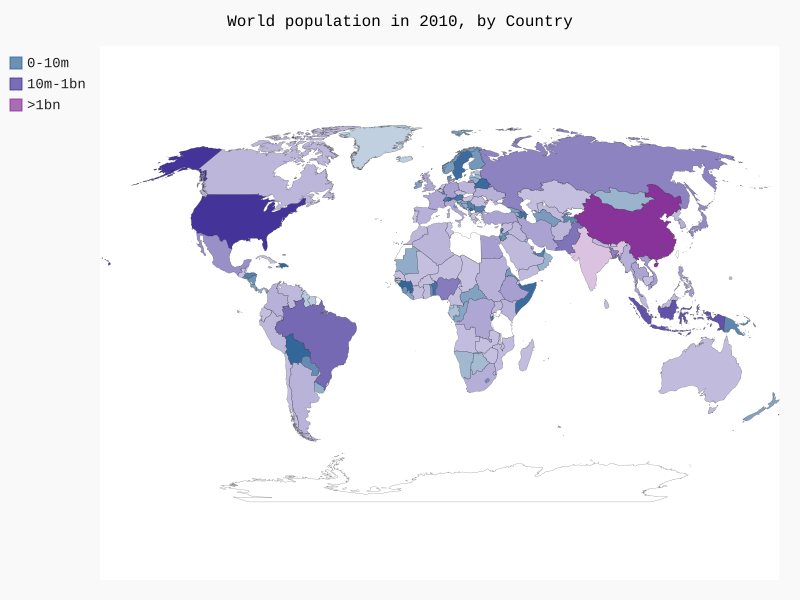

Reproduce this figure in Python.
import json

import pygal 

from country_codes import get_country_code
from pygal.style import RotateStyle

#Load the data into a list.
filename = 'population_data.json'
with open(filename) as f:
    pop_data = json.load(f)
    
#Build a dictionary of population data.
cc_populations = {}
for pop_dict in pop_data:
    if pop_dict['Year'] == '2010':
        country = pop_dict['Country Name']
        population = int(float(pop_dict['Value']))
        code = get_country_code(country)
        if code:
            cc_populations[code] = population
            
#Group the countries into 3 population levels.
cc_pops_1, cc_pops_2, cc_pops_3 = {}, {}, {}
for cc, pop in cc_populations.items():
    if pop < 10000000:
        cc_pops_1[cc] = pop
    elif pop < 1000000000:
        cc_pops_2[cc] = pop
    else:
        cc_pops_3[cc] = pop
        
# See how many countries are in each level.
print(len(cc_pops_1), len(cc_pops_2), len(cc_pops_3))

wm_style = RotateStyle('#336699')            
wm = pygal.maps.world.World(style=wm_style)
wm.title = 'World population in 2010, by Country'
wm.add('0-10m', cc_pops_1)
wm.add('10m-1bn', cc_pops_2)
wm.add('>1bn', cc_pops_3)


wm.render_to_file('world_population.svg')
